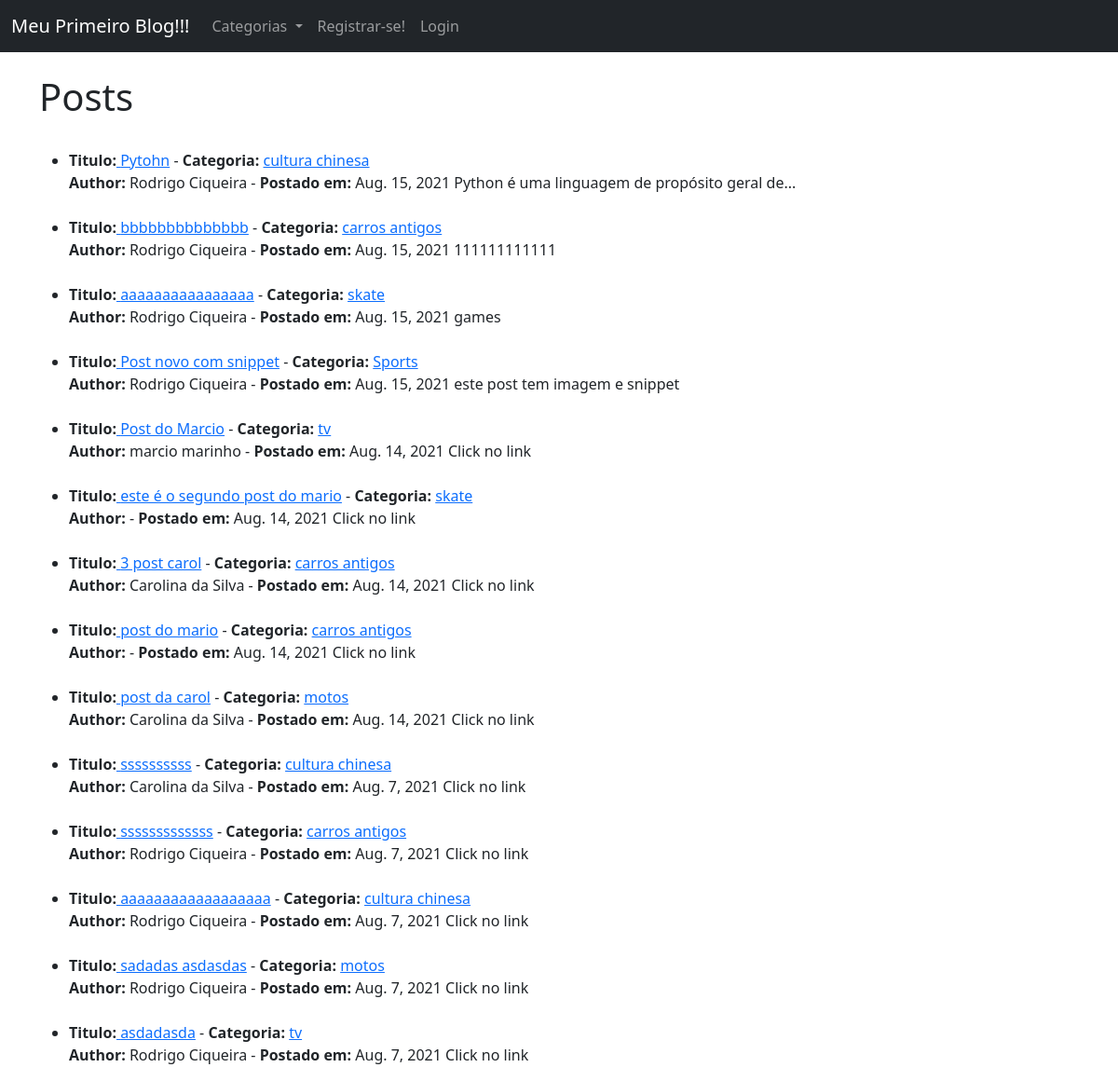
The app's page /, older data.
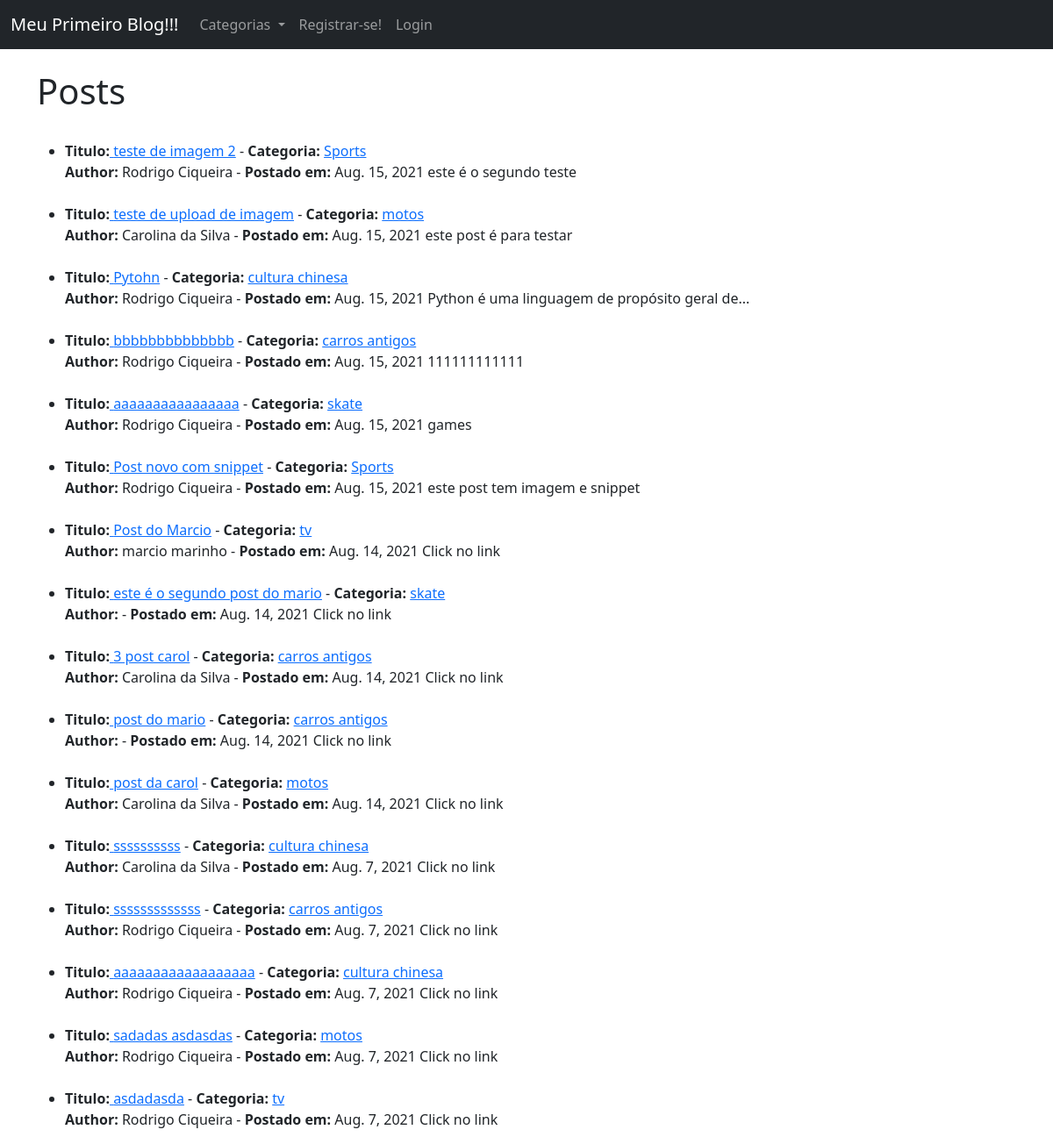
The same page, newer data.
### MeuBlog/models.py (models this page shows, shortened)
class Post(models.Model):
    title = models.CharField(max_length=255)
    header_image = models.ImageField(null=True, blank=True, upload_to="images/")
    title_tag = models.CharField(max_length=255, default=" ")
    author = models.ForeignKey(User, on_delete=models.CASCADE)
    body = RichTextField(blank=True, null=True)
    post_date = models.DateField(auto_now_add=True)
    category = models.CharField(max_length=255, default='coding')
    snippet = models.CharField(max_length=255)
    likes = ManyToManyField(User, related_name='blog_posts')

### MeuBlog/views.py (the view)
# urls.py: path('',  HomeView.as_view(), name="home"),
class HomeView(ListView):
    model = Post
    template_name = 'home.html'
    ordering = ['-id']
    def get_context_data(self, *args, **kwargs):
        cat_menu = Category.objects.all()
        context = super(HomeView, self).get_context_data(*args, **kwargs)
        context["cat_menu"] = cat_menu
        return context

### MeuBlog/models.py (called while the page is built)
    def __str__(self):
        return self.name

### MeuBlog/templates/home.html (shortened to what this page needs)
{% extends 'base.html' %}
{% block content %}
<h1>Posts</h1>
<ul>
{% for post in object_list %}
    <br>
    <li><strong>Titulo:</strong><a href="{% url 'article-detail' post.pk %}">
        {{ post.title }}</a> -
        <strong>Categoria:</strong> <a href="{% url 'category' post.category|slugify %}">{{ post.category }}</a>
        <br> <strong>Author:</strong> {{ post.author.first_name }} {{ post.author.last_name }} -
        <strong>Postado em:</strong> {{ post.post_date }}
    {{ post.snippet }}
    </li>
{% endfor%}
</ul>
{% endblock %}

### MeuBlog/templates/base.html (shortened to what this page needs)
<!doctype html>
<html lang="en">
  <head>
    <link href="https://cdn.jsdelivr.net/npm/bootstrap@5.0.2/dist/css/bootstrap.min.css" rel="stylesheet">
  </head>
  <body>
    <nav class="navbar navbar-expand-lg navbar-dark bg-dark">
        <div class="container-fluid">
          <a class="navbar-brand" href="{% url 'home' %}">Meu Primeiro Blog!!!</a>
          <div class="collapse navbar-collapse" id="navbarSupportedContent">
            <ul class="navbar-nav me-auto mb-2 mb-lg-0">
              {% if cat_menu %}
              <li class="nav-item dropdown">
                <a class="nav-link dropdown-toggle" href="#" id="navbarDropdown" role="button" data-bs-toggle="dropdown" aria-expanded="false">
                  Categorias
                </a>
              </li>
              {% else %}
                <li class="nav-item">
                  <a class="nav-link" href="{% url 'category-list' %}">Categoria</a>
                </li>
              {% endif %}
              {% if user.is_authenticated %}
                <li class="nav-item">
                  <a class="nav-link" href="{% url 'Faca_Seu_Post' %}">Criar Post</a>
                </li>
                <li class="nav-item">
                  <a class="nav-link" href="{% url 'add_category' %}">Criar Categoria</a>
                </li>
                <li class="nav-item">
                  <a class="nav-link" href="{% url 'edit_profile' %}">Editar Perfil</a>
                </li>
                <li class="nav-item">
                  <a class="nav-link" href="{% url 'logout' %}">Logout</a>
                </li>
              {% else %}
                <li class="nav-item">
                  <a class="nav-link" href="{% url 'register' %}">Registrar-se!</a>
                </li>
                <li class="nav-item">
                  <a class="nav-link" href="{% url 'login' %}">Login</a>
                </li>
              {% endif %}
            </ul>
          </div>
        </div>
      </nav>
    <br/>
    <div class="container">
        {% block content %}
        {% endblock %}
    </div>
  </body>
</html>

Row changes from the older to the newer data that the page shows:
added Post: title "teste de imagem 2", category "Sports", author.first_name "Rodrigo", author.last_name "Ciqueira", post_date "Aug. 15, 2021", snippet "este é o segundo teste"
added Post: title "teste de upload de imagem", category "motos", author.first_name "Carolina", author.last_name "da Silva", post_date "Aug. 15, 2021", snippet "este post é para testar"
